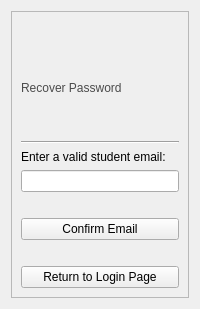
          <widget class="QWidget" name="recover_page">
           <layout class="QVBoxLayout" name="verticalLayout_12">
            <item>
             <widget class="QFrame" name="frame_4">
              <property name="frameShape">
               <enum>QFrame::StyledPanel</enum>
              </property>
              <property name="frameShadow">
               <enum>QFrame::Raised</enum>
              </property>
              <layout class="QVBoxLayout" name="verticalLayout_10">
               <item>
                <layout class="QHBoxLayout" name="horizontalLayout_4">
                 <item>
                  <widget class="QLabel" name="Icon_4">
                   <property name="maximumSize">
                    <size>
                     <width>120</width>
                     <height>81</height>
                    </size>
                   </property>
                   <property name="text">
                    <string/>
                   </property>
                   <property name="pixmap">
                    <pixmap>:/futminna_logo</pixmap>
                   </property>
                   <property name="alignment">
                    <set>Qt::AlignCenter</set>
                   </property>
                  </widget>
                 </item>
                </layout>
               </item>
               <item>
                <spacer name="verticalSpacer_10">
                 <property name="orientation">
                  <enum>Qt::Vertical</enum>
                 </property>
                 <property name="sizeHint" stdset="0">
                  <size>
                   <width>20</width>
                   <height>40</height>
                  </size>
                 </property>
                </spacer>
               </item>
               <item>
                <widget class="QLabel" name="label_8">
                 <property name="styleSheet">
                  <string notr="true">color:rgb(75, 75, 75);
font: 16pt &quot;Comic Sans MS&quot;;</string>
                 </property>
                 <property name="text">
                  <string>Recover Password</string>
                 </property>
                </widget>
               </item>
               <item>
                <spacer name="verticalSpacer_21">
                 <property name="orientation">
                  <enum>Qt::Vertical</enum>
                 </property>
                 <property name="sizeHint" stdset="0">
                  <size>
                   <width>20</width>
                   <height>40</height>
                  </size>
                 </property>
                </spacer>
               </item>
               <item>
                <widget class="Line" name="line_5">
                 <property name="orientation">
                  <enum>Qt::Horizontal</enum>
                 </property>
                </widget>
               </item>
               <item>
                <layout class="QVBoxLayout" name="verticalLayout_11">
                 <item>
                  <widget class="QLabel" name="label_9">
                   <property name="text">
                    <string>Enter a valid student email:</string>
                   </property>
                  </widget>
                 </item>
                 <item>
                  <widget class="QLineEdit" name="confirmEmail"/>
                 </item>
                 <item>
                  <spacer name="horizontalSpacer_5">
                   <property name="orientation">
                    <enum>Qt::Horizontal</enum>
                   </property>
                   <property name="sizeHint" stdset="0">
                    <size>
                     <width>40</width>
                     <height>20</height>
                    </size>
                   </property>
                  </spacer>
                 </item>
                 <item>
                  <widget class="QPushButton" name="confirmBtn">
                   <property name="text">
                    <string>Confirm Email</string>
                   </property>
                  </widget>
                 </item>
                 <item>
                  <spacer name="horizontalSpacer_6">
                   <property name="orientation">
                    <enum>Qt::Horizontal</enum>
                   </property>
                   <property name="sizeHint" stdset="0">
                    <size>
                     <width>40</width>
                     <height>20</height>
                    </size>
                   </property>
                  </spacer>
                 </item>
                 <item>
                  <widget class="QPushButton" name="loginRetBtn_2">
                   <property name="text">
                    <string>Return to Login Page</string>
                   </property>
                  </widget>
                 </item>
                </layout>
               </item>
              </layout>
             </widget>
            </item>
           </layout>
          </widget>
